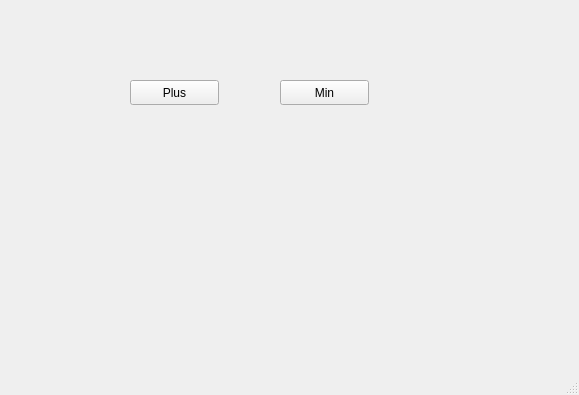
<?xml version="1.0" encoding="UTF-8"?>
<ui version="4.0">
 <class>MainWindow</class>
 <widget class="QMainWindow" name="MainWindow">
  <property name="geometry">
   <rect>
    <x>0</x>
    <y>0</y>
    <width>579</width>
    <height>395</height>
   </rect>
  </property>
  <property name="windowTitle">
   <string>MainWindow</string>
  </property>
  <widget class="QWidget" name="centralwidget">
   <widget class="QPushButton" name="pushButton">
    <property name="geometry">
     <rect>
      <x>130</x>
      <y>80</y>
      <width>89</width>
      <height>25</height>
     </rect>
    </property>
    <property name="text">
     <string>Plus</string>
    </property>
   </widget>
   <widget class="QPushButton" name="pushButton_2">
    <property name="geometry">
     <rect>
      <x>280</x>
      <y>80</y>
      <width>89</width>
      <height>25</height>
     </rect>
    </property>
    <property name="text">
     <string>Min</string>
    </property>
   </widget>
  </widget>
  <widget class="QMenuBar" name="menubar">
   <property name="geometry">
    <rect>
     <x>0</x>
     <y>0</y>
     <width>579</width>
     <height>22</height>
    </rect>
   </property>
  </widget>
  <widget class="QStatusBar" name="statusbar"/>
 </widget>
 <resources/>
 <connections/>
</ui>
